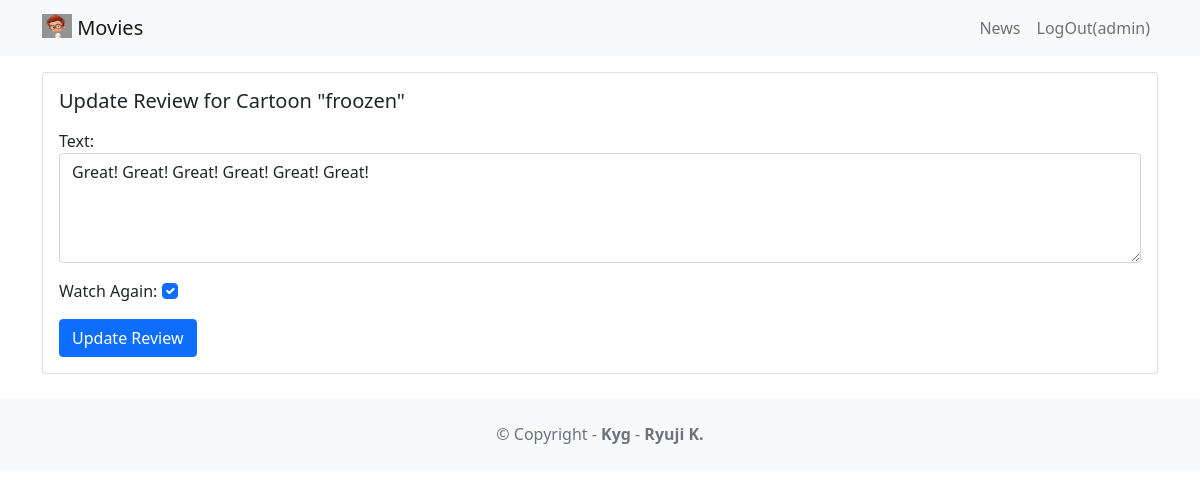
Page /movie/review/9 (signed in) on the committed database.
### movie/models.py (models this page shows, shortened)
class Review(models.Model):
  text = models.TextField(max_length=100)
  date = models.DateTimeField(auto_now_add=True)
  user = models.ForeignKey(User, on_delete=models.CASCADE)
  movie = models.ForeignKey(Movie, on_delete=models.CASCADE)
  watchAgain = models.BooleanField()

class Movie(models.Model):
  title = models.CharField(max_length=100)
  description = models.CharField(max_length=250)
  image = models.ImageField(upload_to='movie/images/')
  url = models.URLField(blank=True)

### movie/views.py (the view, shortened to what this page needs)
# urls.py: path('review/<int:review_id>', views.updatereview, name='updatereview'),
@login_required
def updatereview(request, review_id):
  review = get_object_or_404(Review, pk=review_id, user=request.user)
  if request.method == 'GET':
    form = ReviewForm(instance=review)
    return render(request, 'updatereview.html', {'form': form, 'review': review})

### movie/forms.py
class ReviewForm(ModelForm):
    def __init__(self, *args, **kwargs):
        super(ModelForm, self).__init__(*args, **kwargs)
        self.fields['text'].widget.attrs.update({'class': 'form-control'})
        self.fields['watchAgain'].widget.attrs.update({'class': 'form-check-input'})
    class Meta:
        model = Review
        fields = ['text','watchAgain']
        labels = {   'watchAgain': ('Watch Again')    }
        widgets = {        'text': Textarea(attrs={'rows': 4}), }

### movie/templates/updatereview.html (shortened to what this page needs)
{% extends 'base.html' %} {% block content %}
<div class="card mb-3">
  <div class="row g-0">
    <div>
      <div class="card-body">
        <h5 class="card-title">Update Review for {{ review.movie.title }}</h5>
        <form method="POST">
          {% csrf_token %} {{ form.as_p }}
          <button type="submit" class="btn btn-primary">Update Review</button>
        </form>
      </div>
    </div>
  </div>
</div>
{% endblock content %}

### moviereviews/templates/base.html (shortened to what this page needs)
<!DOCTYPE html>
<html>
  <head>
    <link
      href="https://cdn.jsdelivr.net/npm/bootstrap@5.1.1/dist/css/bootstrap.min.css"
      rel="stylesheet"
    />
  </head>
  <body>
    <nav class="navbar navbar-expand-lg navbar-light bg-light mb-3">
      <div class="container">
        <a class="navbar-brand" href="{% url 'home' %}">
          {% load static %}
          <img
            src="{% static 'images/movie00.jpg' %}"
            alt=""
            width="30"
            height="24"
            class="d-inline-block align-text-top"
          />
          Movies
        </a>
        <div class="collapse navbar-collapse" id="navbarNavAltMarkup">
          <div class="navbar-nav ms-auto">
            <a class="nav-link" href="{% url 'news' %}">News</a>
            {% if user.is_authenticated %}
            <a class="nav-link" href="{% url 'logoutaccount' %}"
              >LogOut({{user.username}})</a
            >
            {% else %}
            <a class="nav-link" href="{% url 'loginaccount' %}">Login</a>
            <a class="nav-link" href="{% url 'signupaccount' %}">Sign Up</a>
            {% endif %}
          </div>
        </div>
      </div>
    </nav>
    <div class="container">{% block content %} {% endblock content %}</div>
    <footer class="text-center text-lg-start bg-light text-muted mt-4">
      <div class="text-center p-4">
        © Copyright -
        <a
          class="text-reset fw-bold text-decoration-none"
          target="_blank"
          href="https://learning.oreilly.com/library/view/django-4-for"
        >
          Kyg
        </a>
        -
        <a
          class="text-reset fw-bold text-decoration-none"
          target="_blank"
          href="https://learning.oreilly.com/library/view/django-4-for"
        >
          Ryuji K.
        </a>
      </div>
    </footer>
  </body>
</html>

### rows in the picture
Review: movie "Cartoon \"froozen\"", text "Great! Great! Great! Great! Great! Great!", watchAgain "☑"

### other values in the picture
{{ user.username }} "admin"
